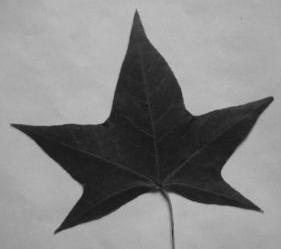
%> input picture 3-1算法-Algorithms_MathModels/《MATLAB图像处理》源文件/本书源文件/chap11/leaf1.bmp, 281 x 249 px
$ octave chap11_14.m   (GNU Octave 9; MATLAB toolbox functions it lacks are replaced by stand-ins)
%> lines starting %> are read from the running program, lines starting %| are printed output that depends on the picture; in (x1, y1, x2, y2) boxes, pixels count from 0 and x2, y2 are one past the last pixel; in counts of white or black regions, pixels touching at a corner belong together; the program's own positions count from 1
%【例11-14】
I= imread('leaf1.bmp');                     %读入图像
%> I is the input picture: size 249x281x3 uint8; min 18, max 195, mean 132.2
I= im2bw(I);                              %转换为二值图像
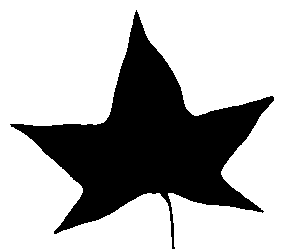
%> I: size 249x281 logical; 69.1% white; 1 black region, box (x1, y1, x2, y2) and area: (10, 10, 274, 249) 21591
C=bwlabel(I,4);                           %对二值图像进行4连通的标记
Ar=regionprops(C,'Area');                  %求C的面积
%> Ar = 1 region; Area: 48378
Ce=regionprops(C,'Centroid');              %求C的重心
%> Ce = 1 region; Centroid: [137.3 116.9]
Ar
%> Ar = 1 region; Area: 48378
Ce
%> Ce = 1 region; Centroid: [137.3 116.9]
